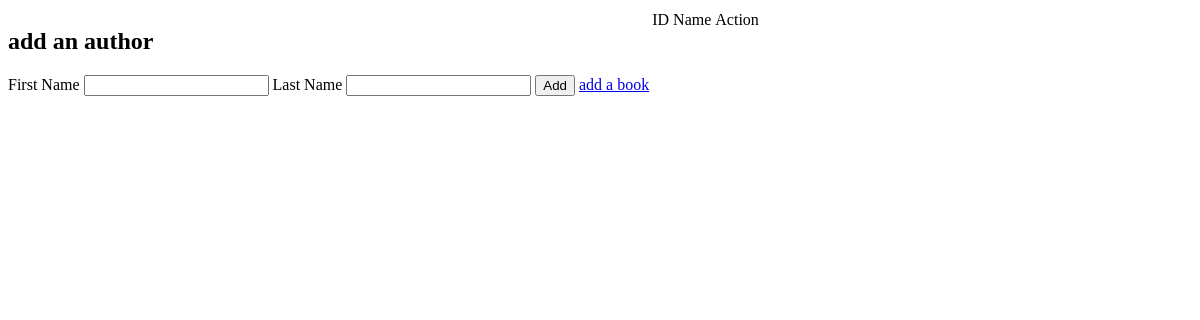
Page /author on the earlier database version.
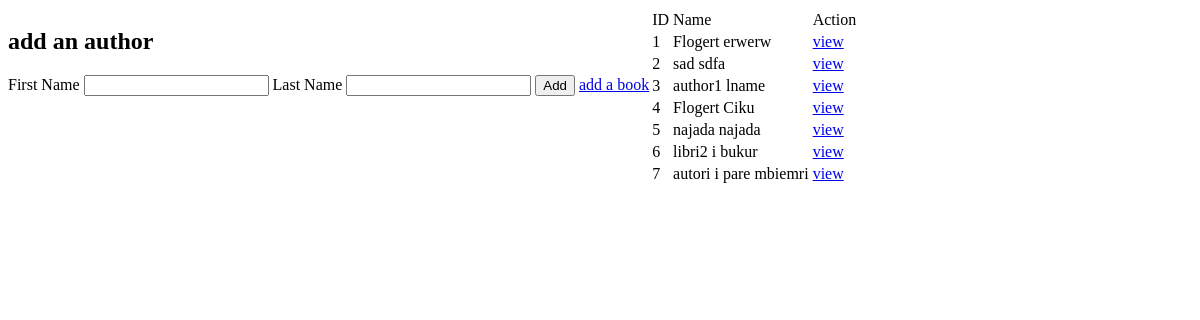
Same page on the later database version.
### orm2/models.py (models this page shows)
class Author(models.Model):
    first_name = models.CharField(max_length=255)
    last_name = models.CharField(max_length=255)
    books = models.ManyToManyField(Book, related_name="authors")
    created_at = models.DateTimeField(auto_now_add=True)
    updated_at = models.DateTimeField(auto_now=True)

### orm2/views.py (the view)
# urls.py: path('author',views.author),
def author(request):
    context={
            "authors": Author.objects.all(),
        }
    return render(request, "addauthor.html", context)

### orm2/templates/addauthor.html (shortened to what this page needs)
<!DOCTYPE html>
<html lang="en">
<head>
</head>
<body style="display: flex;">
    <div>
        <h2>add an author</h2>
        <form action="/addauthor" method="POST">
            <label for="faname">First Name</label>
            <input type="text" id="fname" name="fname">
            <label for="lname">Last Name</label>
            <input type="text" id="lname" name="lname">
            <button type="submit">Add</button>
            <a href="/addbook">add a book</a>
        </form>
    </div>
    <div>
        <table>
            <thead>
                <tr>
                    <td>ID</td>
                    <td>Name</td>
                    <td>Action</td>
                </tr>
            </thead>
            <tbody>
                {% for author in authors %}
                <tr>
                    <td>{{author.id}}</td>
                    <td>{{author.first_name}} {{author.last_name}} </td>
                    <td><a href="/author/{{author.id}}">view</a></td>
                </tr>
                {% endfor %}
            </tbody>
        </table>
    </div>
</body>
</html>

Differences in the rows shown:
added Author: id "1", first_name "Flogert", last_name "erwerw"
added Author: id "2", first_name "sad", last_name "sdfa"
added Author: id "3", first_name "author1", last_name "lname"
added Author: id "4", first_name "Flogert", last_name "Ciku"
added Author: id "5", first_name "najada", last_name "najada"
added Author: id "6", first_name "libri2", last_name "i bukur"
added Author: id "7", first_name "autori i pare", last_name "mbiemri"
